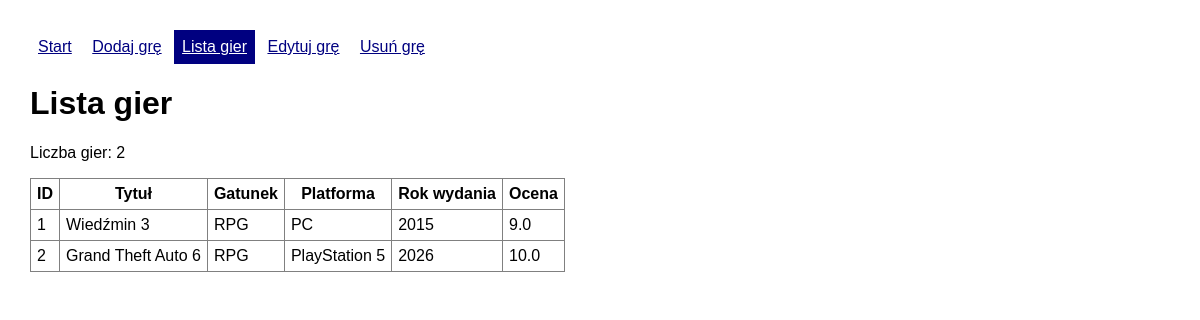
The page /lista.php on the database its author committed.
### tables this page shows
CREATE TABLE `gry` (
  `id` int(11) NOT NULL,
  `tytul` varchar(100) DEFAULT NULL,
  `gatunek` varchar(50) DEFAULT NULL,
  `platforma` varchar(50) DEFAULT NULL,
  `rok_wydania` year(4) DEFAULT NULL,
  `ocena` decimal(3,1) DEFAULT NULL
);

### lista.php (the view, shortened to what this page needs)
<?php
require 'nav.php';
require 'db_connect.php';
$sql = "SELECT * FROM gry ORDER BY id";
$wynik = mysqli_query($conn, $sql);
?>
<h1>Lista gier</h1>
<?php
echo "<p>Liczba gier: " . mysqli_num_rows($wynik) . "</p>";
?>
<table>
    <thead>
        <tr>
            <th>ID</th>
            <th>Tytuł</th>
            <th>Gatunek</th>
            <th>Platforma</th>
            <th>Rok wydania</th>
            <th>Ocena</th>
        </tr>
    </thead>
    <tbody>
        <?php
        while ($gra = mysqli_fetch_assoc($wynik)) {
            echo "<tr>";
            echo "<td>" . $gra['id'] . "</td>";
            echo "<td>" . ($gra['tytul']) . "</td>";
            echo "<td>" . ($gra['gatunek']) . "</td>";
            echo "<td>" . ($gra['platforma']) . "</td>";
            echo "<td>" . ((string)$gra['rok_wydania']) . "</td>";
            echo "<td>" . ((string)$gra['ocena']) . "</td>";
            echo "</tr>";
        }
        ?>
    </tbody>
</table>
<?php require 'footer.php'; ?>

### nav.php (shortened to what this page needs)
<?php
$strona = basename($_SERVER['PHP_SELF']);
?>
<!DOCTYPE html>
<html lang="pl">
<head>
</head>
<body>
    <nav>
        <a href="index.php" class="<?php if ($strona == 'index.php') echo 'aktywna'; ?>">Start</a>
        <a href="dodaj.php" class="<?php if ($strona == 'dodaj.php') echo 'aktywna'; ?>">Dodaj grę</a>
        <a href="lista.php" class="<?php if ($strona == 'lista.php') echo 'aktywna'; ?>">Lista gier</a>
        <a href="edytuj.php" class="<?php if ($strona == 'edytuj.php') echo 'aktywna'; ?>">Edytuj grę</a>
        <a href="usun.php" class="<?php if ($strona == 'usun.php') echo 'aktywna'; ?>">Usuń grę</a>
    </nav>
    <main>

### footer.php
</main>
</body>
</html>

### nav.php (style rules this page uses)
body { font-family: Arial, sans-serif; margin: 30px; }
nav a { display: inline-block; padding: 8px; color: navy; }
.aktywna { background-color: navy; color: white; }
table { border-collapse: collapse; }
th, td { border: 1px solid gray; padding: 6px; }

### rows shown on the page
gry: id "1", tytul "Wiedźmin 3", gatunek "RPG", platforma "PC", rok_wydania "2015", ocena "9.0"
gry: id "2", tytul "Grand Theft Auto 6", gatunek "RPG", platforma "PlayStation 5", rok_wydania "2026", ocena "10.0"

### other values the page prints
mysqli_num_rows($wynik) "2"
